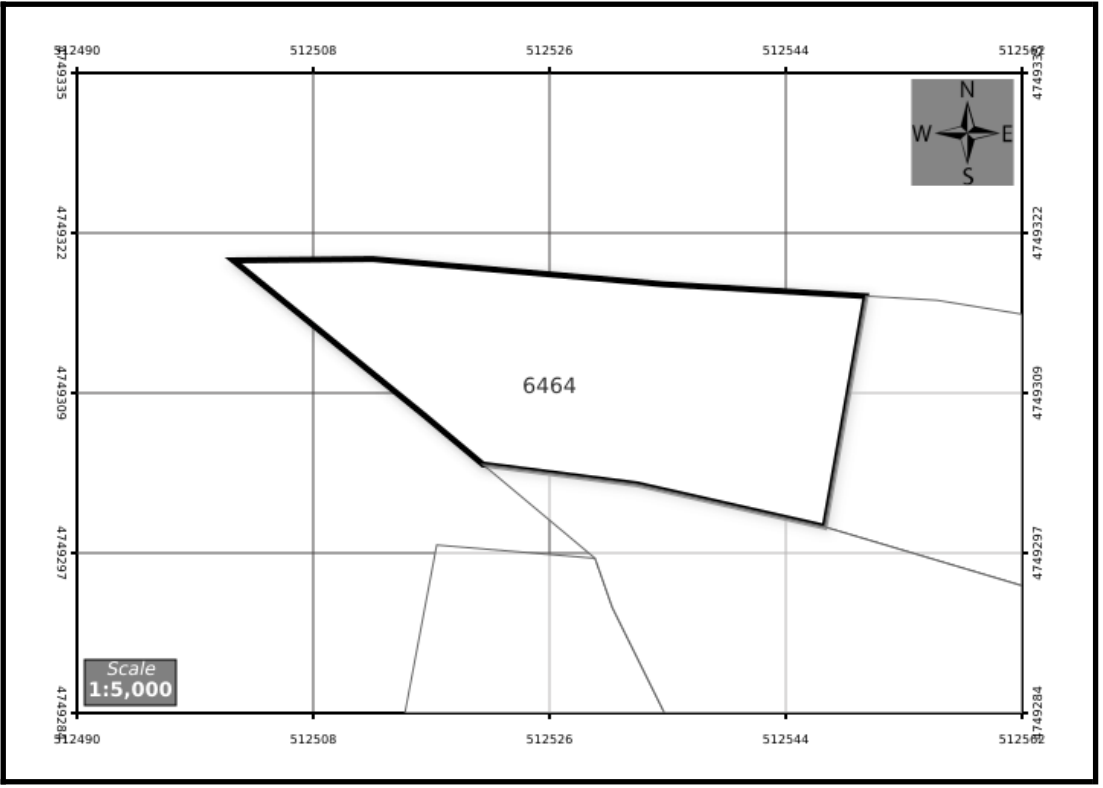
#> input picture ml/geo_parcel_extractor/image.png, 1103 x 788 px
$ python -i extract_parcel.py   (imports and definitions only)
#> lines starting #> are read from the running program, lines starting #| are printed output that depends on the picture; after the words box and inside, x2 and y2 are one past the last pixel; in counts of white or black regions, pixels touching at a corner belong together
import cv2
import numpy as np
import pytesseract
import argparse
import json
from sklearn.linear_model import LinearRegression
from shapely.geometry import Polygon, mapping
from shapely.ops import transform as shapely_transform
import math

# --- Utility Functions ---
def preprocess_image(image_path):
#> called with image_path = 'image.png'
    img = cv2.imread(image_path)
#> img is the input picture: shape (788, 1103, 3); mean B, G, R 239.5, 239.5, 239.5
    if img is None:
        raise FileNotFoundError(f"Could not load image: {image_path}. Please check the file path and format.")
    gray = cv2.cvtColor(img, cv2.COLOR_BGR2GRAY)
    blur = cv2.GaussianBlur(gray, (3, 3), 0)
    _, thresh = cv2.threshold(blur, 0, 255, cv2.THRESH_BINARY + cv2.THRESH_OTSU)
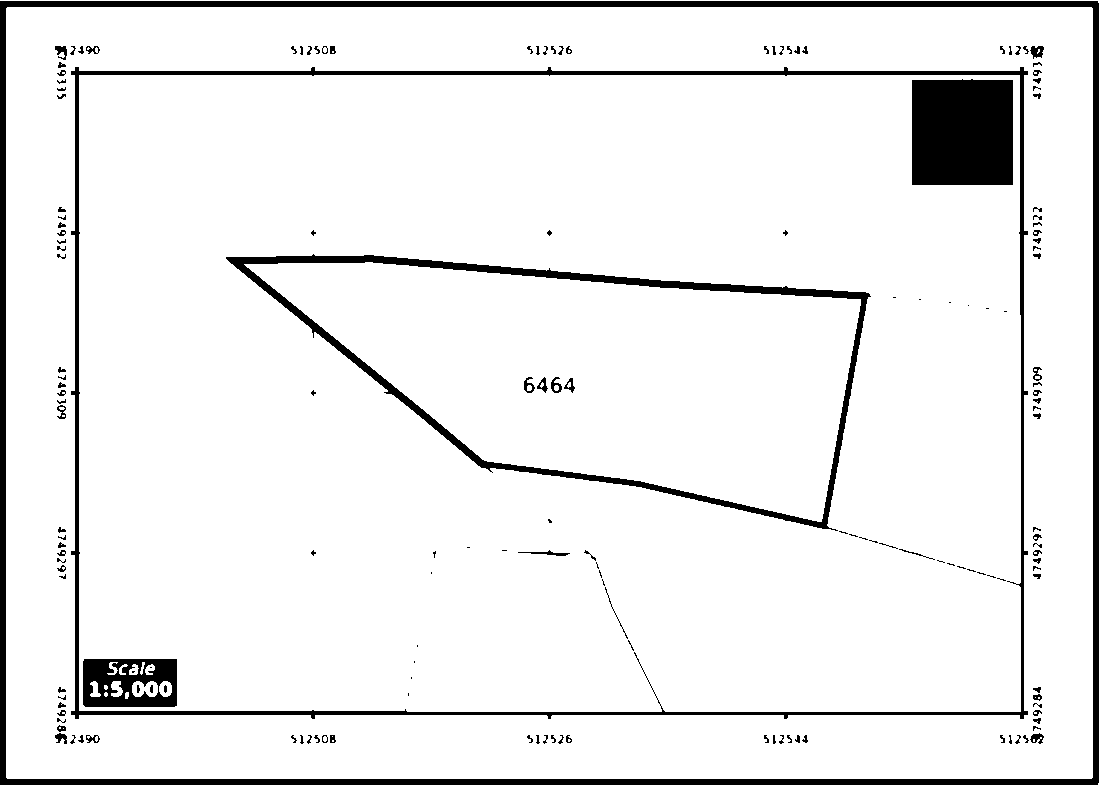
#> thresh: shape (788, 1103); 92.8% white; 170 black regions (56 under 20 px), largest, box (x1, y1, x2, y2) and area: (0, 1, 1099, 785) 22452, (71, 67, 1028, 719) 12086, (912, 79, 1013, 185) 10608
    return img, thresh

# [94 lines left out: functions detect_grid_lines, extract_axis_labels, fit_coordinate_transform, find_parcel_text, extract_boldest_contour, contour_to_polygon and 1 more, not called in this run]

def calculate_area(coords):
    poly = Polygon(coords)
    return abs(poly.area)

# [47 lines left out: function main, not called in this run]

# [2 lines not run here, left out]

>>> result = preprocess_image('image.png')
